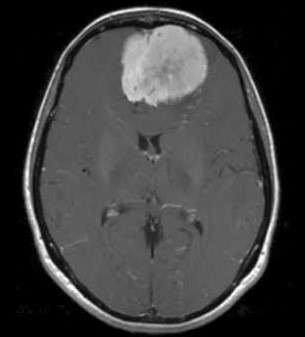
#> input picture src/output_confronto_stato_arte/segmentation_stato_arte/si3.jpg, 305 x 337 px
$ python segmentation.py
#> lines starting #> are read from the running program, lines starting #| are printed output that depends on the picture
import numpy as np
import matplotlib.pyplot as plt
from skimage import io, color
from sklearn.cluster import KMeans

# Carica l'immagine MRI del cervello
image_path = 'si3.jpg'
image = io.imread(image_path)
#> image is the input picture: shape (337, 305, 3); min 0, max 255, mean 61.7
# Conversione in scala di grigi
gray_image = color.rgb2gray(image)

# Ridimensiona l'immagine per ridurre il tempo di esecuzione dell'algoritmo
# (Nota: potresti voler lavorare con immagini di dimensioni più grandi in pratica)
resized_image = gray_image[::2, ::2]
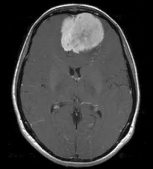
#> resized_image: shape (169, 153) float64; min 0, max 1, mean 0.241

# Prepara i dati per l'algoritmo K-Means
rows, cols = resized_image.shape
#> rows = 169; cols = 153
X = resized_image.reshape(rows * cols, 1)

# Utilizza K-Means per la segmentazione in due cluster (sfondo e tumore)
num_clusters = 2
kmeans = KMeans(n_clusters=num_clusters)
kmeans.fit(X)
segmented_image = kmeans.labels_.reshape(rows, cols)

# Visualizza l'immagine originale e la segmentazione
plt.figure(figsize=(10, 5))
plt.subplot(1, 2, 1)
plt.imshow(resized_image, cmap='gray')
plt.title('Immagine MRI originale')

plt.subplot(1, 2, 2)
plt.imshow(segmented_image, cmap='gray')
plt.title('Segmentazione del tumore')

plt.tight_layout()
plt.show()
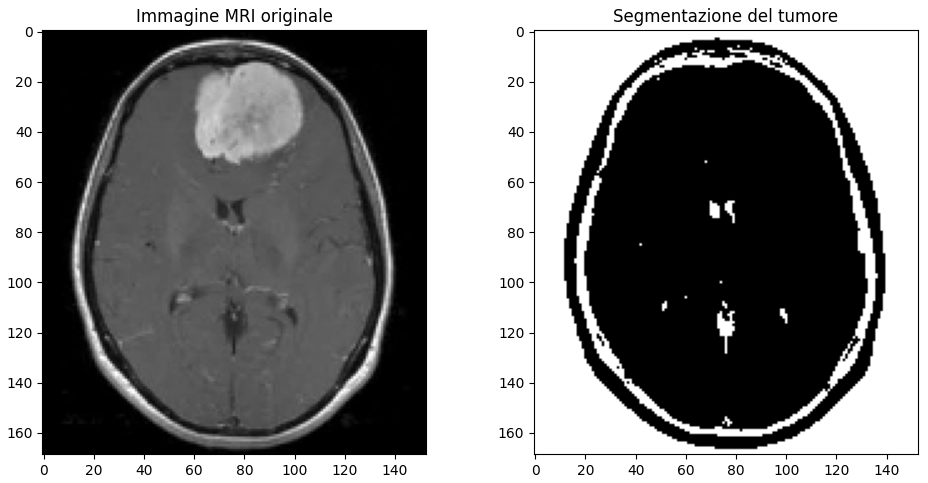
#> figure drawn by matplotlib, 2 panels

$ run again, with src/output_confronto_stato_arte/segmentation_stato_arte/si1.jpg copied over src/output_confronto_stato_arte/segmentation_stato_arte/si3.jpg
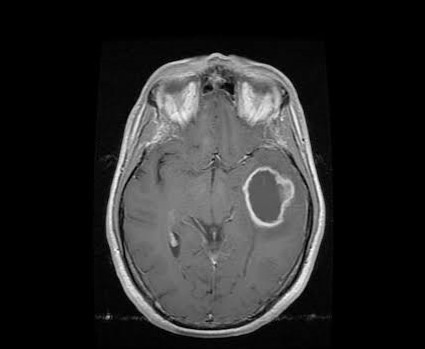
#> input picture src/output_confronto_stato_arte/segmentation_stato_arte/si1.jpg, 425 x 349 px
#> image is the input picture: shape (349, 425, 3); min 0, max 254, mean 41.5
#> `resized_image = gray_image[::2, ::2]`:
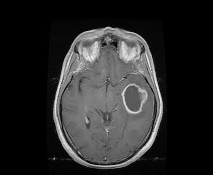
#> resized_image: shape (175, 213) float64; min 0, max 0.953, mean 0.162
#> `plt.show()`:
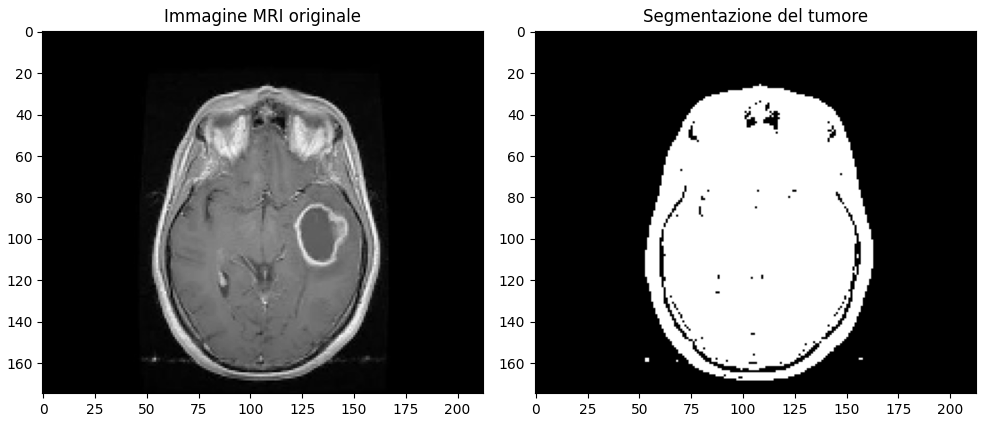
#> figure drawn by matplotlib, 2 panels

$ run again, with src/output_confronto_stato_arte/segmentation_stato_arte/si2.jpg copied over src/output_confronto_stato_arte/segmentation_stato_arte/si3.jpg
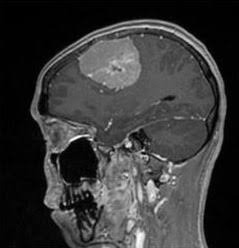
#> input picture src/output_confronto_stato_arte/segmentation_stato_arte/si2.jpg, 239 x 248 px
#> image is the input picture: shape (248, 239, 3); min 0, max 255, mean 57.1
#> `resized_image = gray_image[::2, ::2]`:
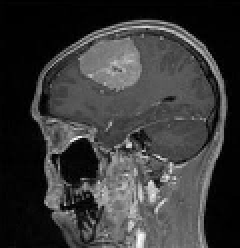
#> resized_image: shape (124, 120) float64 (shown 2 times larger); min 0, max 1, mean 0.222
#> X = 14880 values, max 1 at index 14469, min 0 at index 3, mean 0.222
#> `plt.show()`:
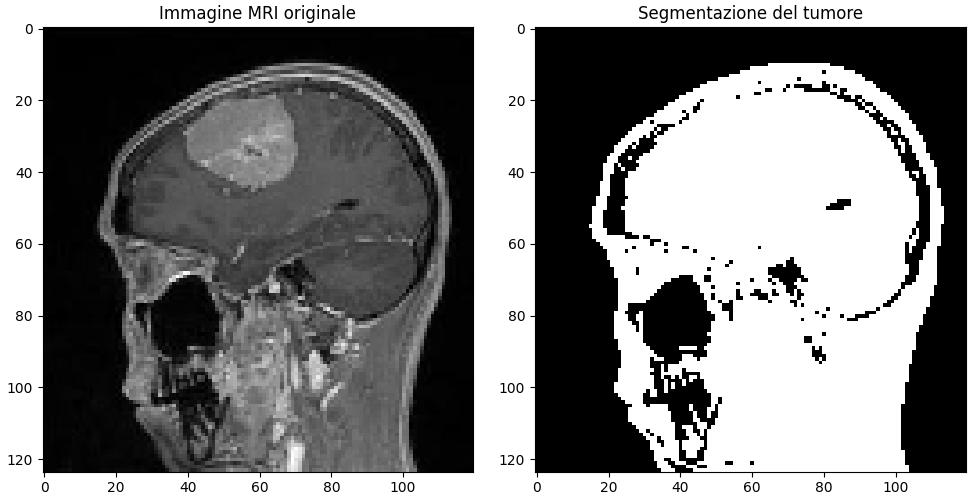
#> figure drawn by matplotlib, 2 panels

$ run again, with src/output_confronto_stato_arte/segmentation_stato_arte/no1.jpg copied over src/output_confronto_stato_arte/segmentation_stato_arte/si3.jpg
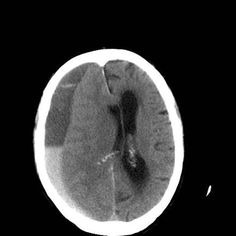
#> input picture src/output_confronto_stato_arte/segmentation_stato_arte/no1.jpg, 236 x 236 px
#> image is the input picture: shape (236, 236, 3); min 0, max 255, mean 56.7
#> `resized_image = gray_image[::2, ::2]`:
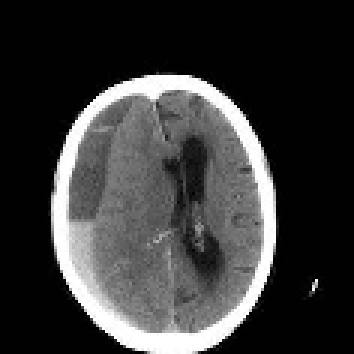
#> resized_image: shape (118, 118) float64 (shown 3 times larger); min 0, max 1, mean 0.222
#> X = 13924 values, max 1 at index 3004, min 0 at index 2410, mean 0.222
#> `plt.show()`:
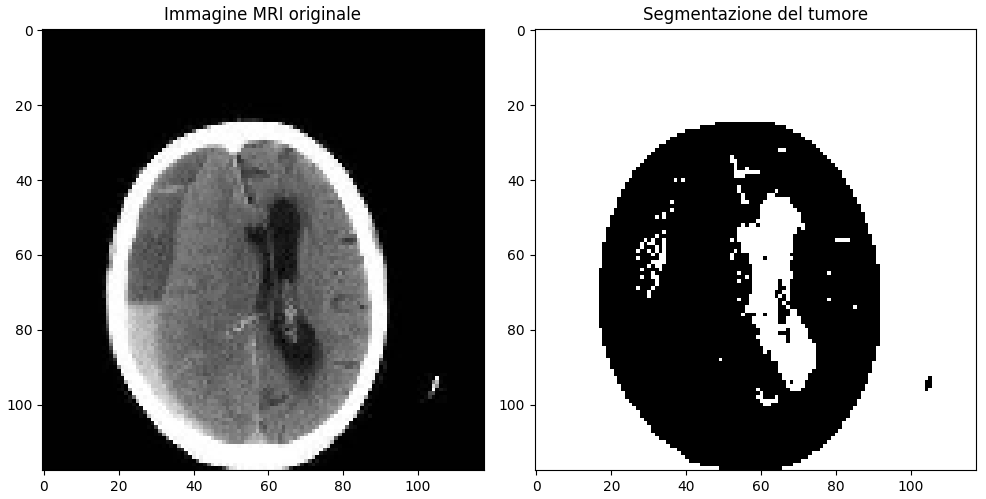
#> figure drawn by matplotlib, 2 panels
